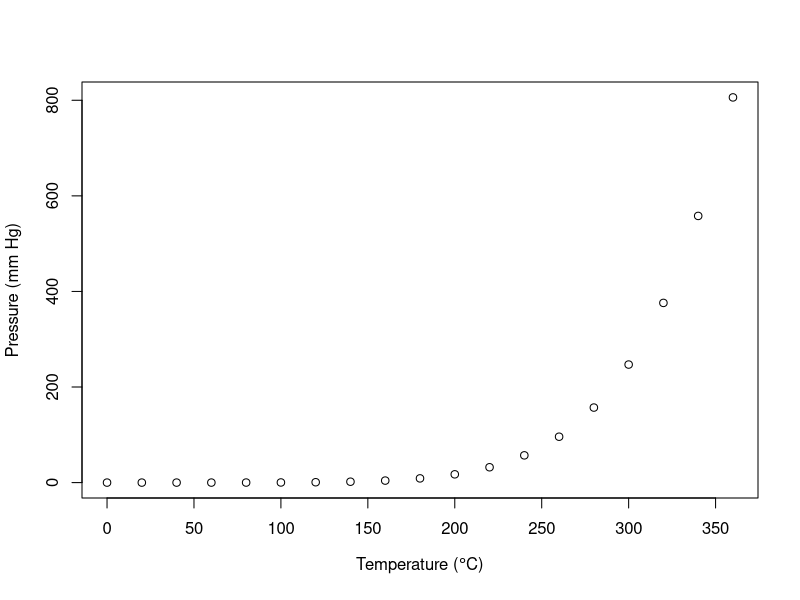

Write the R code that produced this figure.
## ---- chunk 1
knitr::opts_chunk$set(echo = TRUE)
## ---- chunk 2
knitr::kable(summary(cars), caption="Statistical summary of the data in the built-in data frame cars.")
## ---- chunk 3
plot(pressure, xlab=expression(paste("Temperature (",degree*C,
                                     ")")),
     ylab="Pressure (mm Hg)")
## ---- chunk 4
knitr::write_bib(c("base", "knitr"), "knitr.bib")
